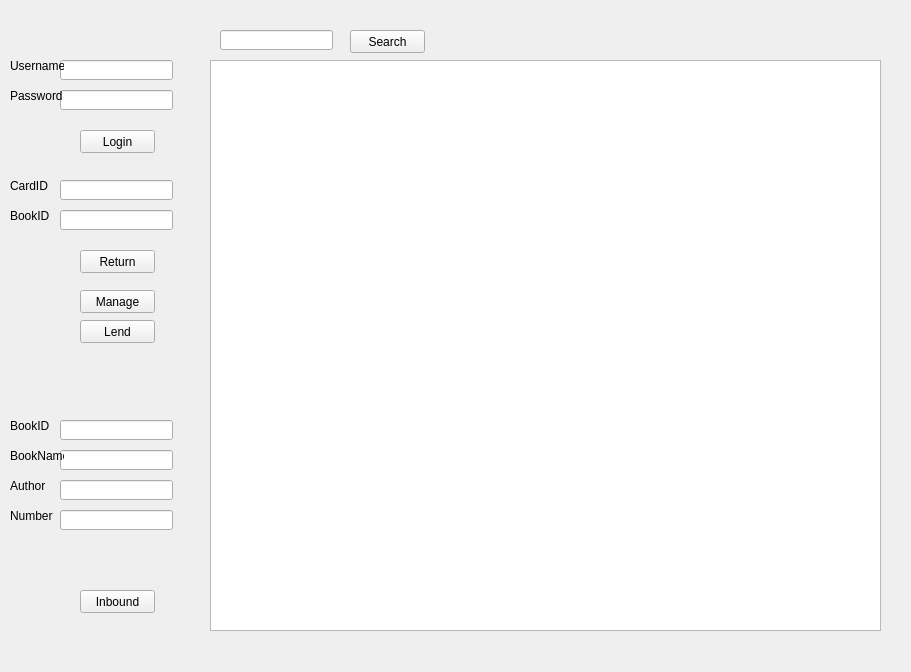
<?xml version="1.0" encoding="UTF-8"?>
<ui version="4.0">
 <class>Form</class>
 <widget class="QWidget" name="Form">
  <property name="geometry">
   <rect>
    <x>0</x>
    <y>0</y>
    <width>911</width>
    <height>672</height>
   </rect>
  </property>
  <property name="windowTitle">
   <string>Form</string>
  </property>
  <widget class="QTableView" name="tableView">
   <property name="geometry">
    <rect>
     <x>210</x>
     <y>60</y>
     <width>671</width>
     <height>571</height>
    </rect>
   </property>
  </widget>
  <widget class="QLineEdit" name="lineEdit">
   <property name="geometry">
    <rect>
     <x>220</x>
     <y>30</y>
     <width>113</width>
     <height>20</height>
    </rect>
   </property>
  </widget>
  <widget class="QPushButton" name="pushButton">
   <property name="geometry">
    <rect>
     <x>350</x>
     <y>30</y>
     <width>75</width>
     <height>23</height>
    </rect>
   </property>
   <property name="text">
    <string>Search</string>
   </property>
  </widget>
  <widget class="QPushButton" name="pushButton_2">
   <property name="geometry">
    <rect>
     <x>80</x>
     <y>590</y>
     <width>75</width>
     <height>23</height>
    </rect>
   </property>
   <property name="text">
    <string>Inbound</string>
   </property>
  </widget>
  <widget class="QPushButton" name="pushButton_3">
   <property name="geometry">
    <rect>
     <x>80</x>
     <y>320</y>
     <width>75</width>
     <height>23</height>
    </rect>
   </property>
   <property name="text">
    <string>Lend</string>
   </property>
  </widget>
  <widget class="QPushButton" name="pushButton_4">
   <property name="geometry">
    <rect>
     <x>80</x>
     <y>250</y>
     <width>75</width>
     <height>23</height>
    </rect>
   </property>
   <property name="text">
    <string>Return</string>
   </property>
  </widget>
  <widget class="QPushButton" name="pushButton_5">
   <property name="geometry">
    <rect>
     <x>80</x>
     <y>290</y>
     <width>75</width>
     <height>23</height>
    </rect>
   </property>
   <property name="text">
    <string>Manage</string>
   </property>
  </widget>
  <widget class="QPushButton" name="pushButton_6">
   <property name="geometry">
    <rect>
     <x>80</x>
     <y>130</y>
     <width>75</width>
     <height>23</height>
    </rect>
   </property>
   <property name="text">
    <string>Login</string>
   </property>
  </widget>
  <widget class="QLineEdit" name="lineEdit_2">
   <property name="geometry">
    <rect>
     <x>60</x>
     <y>60</y>
     <width>113</width>
     <height>20</height>
    </rect>
   </property>
  </widget>
  <widget class="QLineEdit" name="lineEdit_3">
   <property name="geometry">
    <rect>
     <x>60</x>
     <y>90</y>
     <width>113</width>
     <height>20</height>
    </rect>
   </property>
  </widget>
  <widget class="QLineEdit" name="lineEdit_4">
   <property name="geometry">
    <rect>
     <x>60</x>
     <y>180</y>
     <width>113</width>
     <height>20</height>
    </rect>
   </property>
  </widget>
  <widget class="QLineEdit" name="lineEdit_5">
   <property name="geometry">
    <rect>
     <x>60</x>
     <y>210</y>
     <width>113</width>
     <height>20</height>
    </rect>
   </property>
  </widget>
  <widget class="QLineEdit" name="lineEdit_6">
   <property name="geometry">
    <rect>
     <x>60</x>
     <y>420</y>
     <width>113</width>
     <height>20</height>
    </rect>
   </property>
  </widget>
  <widget class="QLineEdit" name="lineEdit_7">
   <property name="geometry">
    <rect>
     <x>60</x>
     <y>450</y>
     <width>113</width>
     <height>20</height>
    </rect>
   </property>
  </widget>
  <widget class="QLineEdit" name="lineEdit_8">
   <property name="geometry">
    <rect>
     <x>60</x>
     <y>480</y>
     <width>113</width>
     <height>20</height>
    </rect>
   </property>
  </widget>
  <widget class="QLineEdit" name="lineEdit_9">
   <property name="geometry">
    <rect>
     <x>60</x>
     <y>510</y>
     <width>113</width>
     <height>20</height>
    </rect>
   </property>
  </widget>
  <widget class="QLabel" name="label">
   <property name="geometry">
    <rect>
     <x>10</x>
     <y>60</y>
     <width>54</width>
     <height>12</height>
    </rect>
   </property>
   <property name="text">
    <string>Username</string>
   </property>
  </widget>
  <widget class="QLabel" name="label_2">
   <property name="geometry">
    <rect>
     <x>10</x>
     <y>90</y>
     <width>54</width>
     <height>12</height>
    </rect>
   </property>
   <property name="text">
    <string>Password</string>
   </property>
  </widget>
  <widget class="QLabel" name="label_3">
   <property name="geometry">
    <rect>
     <x>10</x>
     <y>180</y>
     <width>54</width>
     <height>12</height>
    </rect>
   </property>
   <property name="text">
    <string>CardID</string>
   </property>
  </widget>
  <widget class="QLabel" name="label_4">
   <property name="geometry">
    <rect>
     <x>10</x>
     <y>210</y>
     <width>54</width>
     <height>12</height>
    </rect>
   </property>
   <property name="text">
    <string>BookID</string>
   </property>
  </widget>
  <widget class="QLabel" name="label_5">
   <property name="geometry">
    <rect>
     <x>10</x>
     <y>420</y>
     <width>54</width>
     <height>12</height>
    </rect>
   </property>
   <property name="text">
    <string>BookID</string>
   </property>
  </widget>
  <widget class="QLabel" name="label_6">
   <property name="geometry">
    <rect>
     <x>10</x>
     <y>450</y>
     <width>54</width>
     <height>12</height>
    </rect>
   </property>
   <property name="text">
    <string>BookName</string>
   </property>
  </widget>
  <widget class="QLabel" name="label_7">
   <property name="geometry">
    <rect>
     <x>10</x>
     <y>480</y>
     <width>54</width>
     <height>12</height>
    </rect>
   </property>
   <property name="text">
    <string>Author</string>
   </property>
  </widget>
  <widget class="QLabel" name="label_8">
   <property name="geometry">
    <rect>
     <x>10</x>
     <y>510</y>
     <width>54</width>
     <height>12</height>
    </rect>
   </property>
   <property name="text">
    <string>Number</string>
   </property>
  </widget>
 </widget>
 <resources/>
 <connections>
  <connection>
   <sender>pushButton</sender>
   <signal>clicked()</signal>
   <receiver>Form</receiver>
   <slot>mousePressSeatchEvent()</slot>
   <hints>
    <hint type="sourcelabel">
     <x>367</x>
     <y>41</y>
    </hint>
    <hint type="destinationlabel">
     <x>455</x>
     <y>340</y>
    </hint>
   </hints>
  </connection>
  <connection>
   <sender>pushButton_2</sender>
   <signal>clicked()</signal>
   <receiver>Form</receiver>
   <slot>mousePressInBoundEvent()</slot>
   <hints>
    <hint type="sourcelabel">
     <x>117</x>
     <y>601</y>
    </hint>
    <hint type="destinationlabel">
     <x>455</x>
     <y>335</y>
    </hint>
   </hints>
  </connection>
  <connection>
   <sender>pushButton_6</sender>
   <signal>clicked()</signal>
   <receiver>Form</receiver>
   <slot>mousePressLoginEvent()</slot>
   <hints>
    <hint type="sourcelabel">
     <x>117</x>
     <y>141</y>
    </hint>
    <hint type="destinationlabel">
     <x>455</x>
     <y>335</y>
    </hint>
   </hints>
  </connection>
 </connections>
 <slots>
  <slot>mousePressSeatchEvent()</slot>
  <slot>mousePressInBoundEvent()</slot>
  <slot>mousePressLoginEvent()</slot>
 </slots>
</ui>
